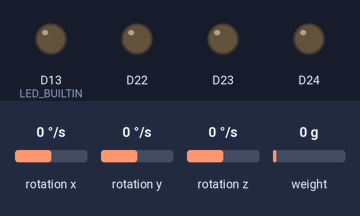
Recording of a sketch running on a simulated Arduino Nano 33 BLE. Parts: output pins drawn as LEDs (lit = HIGH). The test bench sets the inputs (shaded band); at power-on: rotation x 0 °/s, rotation y 0 °/s, rotation z 0 °/s, weight on the scale 0 g. Nothing arrives over Bluetooth unless stated; a phone connects over Bluetooth LE 3 s after start.

Above: at 0.0 s.
At 3.1 s:
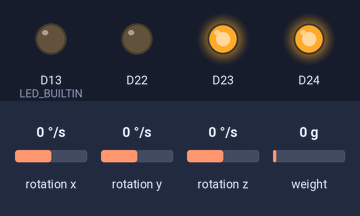
At 6.5 s:
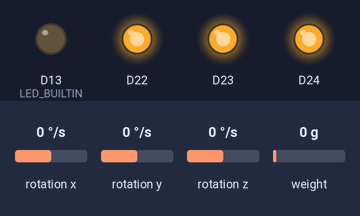
Timing chart, 0 to 8.0 s (numbered marks = the images above):
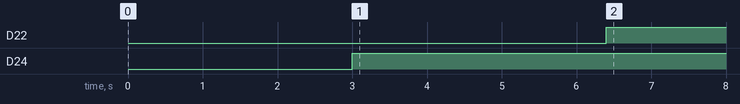

The sketch:

powermeterSensor.ino
```cpp
// HX711 Arduino Library - Version: Latest
// For strain gauges
#include <HX711.h>

// ArduinoBLE - Version: Latest
// For bluetooth
#include <ArduinoBLE.h>

BLEService powerMeterService("1818");
// Standard Cycling Power Measurement: 4 bytes (2 flags + 2 power)
BLECharacteristic powerChar("2A63", BLERead | BLENotify, 4);
BLEUnsignedCharCharacteristic  resistanceChar("2AD6", BLERead | BLENotify );
BLEUnsignedCharCharacteristic  cadenceChar("2A5B", BLERead | BLENotify );

// Arduino_LSM9DS1 - Version: Latest
// For IMU
#include <Arduino_LSM9DS1.h>

const float Radius = 0.17; //meters

int counter = 0;

const int DEBUG = 0;

// HX711 circuit wiring
const int LOADCELL_DOUT_PIN = A1;
const int LOADCELL_SCK_PIN = A0;

HX711 scale;
float accelerationSampleRate, gyroscopeSampleRate;

const int BATTERY_PIN = A2;

enum MeasurementMethod {AVERAGE, MAX, NONE};

struct Measurement {
  float accumulator;
  int samples;
  unsigned long last_time;
  unsigned long next_time;
  unsigned int refreshInterval; // in milliseconds
  MeasurementMethod method;

  Measurement(const unsigned int _refreshInterval, MeasurementMethod _method) :
    accumulator(0),
    samples(0),
    last_time(0),
    next_time(0),
    refreshInterval(_refreshInterval),
    method(_method)
    {}
  void reset() {
    accumulator = 0;
    samples = 0;
    last_time = millis();
    next_time = last_time + refreshInterval;
  }
  void addMeasurement(float a) {
    if (method==AVERAGE)
      accumulator += a;
    else if (method == MAX)
      accumulator = fmaxf(a, accumulator);
    samples++;
  }
  bool canGetMeasurement() {
    return (millis() > next_time);
  }
  float getMeasurement() {
    if (DEBUG) {
      Serial.print("accumulator=");
      Serial.print(accumulator);
      Serial.print(" samples=");
      Serial.println(samples);
    }
    if (samples == 0)
      return NAN;
    float retval = NAN;
    if (method==AVERAGE)
      retval= accumulator / samples;
    else if (method==MAX)
      retval = accumulator;
    reset();
    return retval;
  }
};
Measurement powerMeasurement(2000, AVERAGE);
Measurement resistanceMeasurement(2000, AVERAGE);
Measurement cadenceMeasurement(2000, AVERAGE);

void setLED (int r, int g, int b) {
  digitalWrite(LEDR, 1-r);
  digitalWrite(LEDG, 1-g);
  digitalWrite(LEDB, 1-b);
}

void setup() {
  if (DEBUG) Serial.begin(9600);
  //HX711 setup
  scale.begin(LOADCELL_DOUT_PIN, LOADCELL_SCK_PIN);
  //scale.set_offset(1);
  if (DEBUG) Serial.println("Calibrating scale.");
  float offset = scale.get_units(20);
  offset = scale.get_units(10);
  if (DEBUG) Serial.print("Setting offset to ");
  if (DEBUG) Serial.println(offset);
  scale.set_offset(offset);
  //scale.set_offset(136200);
  // 1 pound = 4.4482216153 Newtons
  // scale factor = reading / (N) = reading / (lbs * 4.4482216153)
  //scale.set_scale(1);
  scale.set_scale(5000/ (5 * 4.4482216153));

  // initialize digital pin LED_BUILTIN as an output.
  pinMode(LED_BUILTIN, OUTPUT);
  pinMode(LEDR, OUTPUT);
  pinMode(LEDG, OUTPUT);
  pinMode(LEDB, OUTPUT);

  setLED(0,0,1);

  //IMU setup
  while (!IMU.begin()) {
    if (DEBUG) Serial.println("Failed to initialize IMU!");
    setLED(1,1,0); // yellow
    delay(1000);
  }

  accelerationSampleRate = IMU.accelerationSampleRate();
  gyroscopeSampleRate    = IMU.gyroscopeSampleRate();

  //bluetooth setup
  while ( !BLE.begin() ) {
    if (DEBUG) Serial.println("starting BLE failed!");
    setLED(1,1,1); // white
    delay(1000);
  }
  if (DEBUG) Serial.println ("Bluetooth startup succeeded");

  BLE.setLocalName("powerMeterService");
  BLE.setAdvertisedService(powerMeterService);
  powerMeterService.addCharacteristic(powerChar);
  powerMeterService.addCharacteristic(resistanceChar);
  powerMeterService.addCharacteristic(cadenceChar);
  BLE.addService(powerMeterService);

  BLE.advertise();
  if (DEBUG) Serial.println("Bluetooth device active, waiting for connections...");
}

float computeResistance ( const float &power, const float &rpm ) {

  // https://www.reddit.com/r/pelotoncycle/comments/gwpyfw/diy_peloton_resistance_output/
  //  $Resistance = (145*($Power/(11.29*($Cadence-22.5)^1.25))^(.4651))
  float r = (145*pow(power/(11.29f*pow(max( (rpm-22.5f),1 ),1.25f)),(0.4651)));

  // https://www.reddit.com/r/pelotoncycle/wiki/index/faq/bikecalibration

  // https://www.reddit.com/r/pelotoncycle/comments/b0bulz/how_the_peloton_bike_calculates_output_and_speed/
  // Output ~= (Cadence - 35) * (Resistance/100)2.5 * 24
  // Speed ~= (Cadence - 35)0.4 * (Resistance/100) * 9 + 0.4
  // Output ~= Speed2.5 / 10

  // Output ~= (Cadence - 35) * (Resistance/100)2.5 * 24
  // (Resistance/100)2.5 = Output / (24 * (Cadence-35))
  // Resistance = 100 * Output / (2.5*24*(cadence-35))
  //float r = 5 * power / (3 * (rpm - 35));

  if (DEBUG) {
    Serial.print("computing resistance: p  =");  Serial.println(power);
    Serial.print("computing resistance: rpm=");  Serial.println(rpm);
    Serial.print("computing resistance: r  =");  Serial.println(r);
  }
  return fmaxf(r,0);
}

unsigned short float2ushort (const float &val, const char * name, const float & maxval) {
  unsigned short val_uchar = (unsigned short)fabsf(val+0.5f);// 0.5 for rounding
  if (DEBUG) {
    Serial.print(name);
    Serial.print("=");
    Serial.print(val_uchar);
    Serial.print(",");
    Serial.print(val);
    Serial.print("\t");
  }
  return min(val_uchar, maxval);
}

unsigned char float2uchar (const float &val, const char * name, const float & maxval) {
  unsigned char val_uchar = (unsigned char)fabsf(val+0.5f);// 0.5 for rounding
  if (DEBUG) {
    Serial.print(name);
    Serial.print("=");
    Serial.print(val_uchar);
    Serial.print(",");
    Serial.print(val);
    Serial.print("\t");
  }
  return min(val_uchar, maxval);
}

void loop() {

  setLED(1,0,0); // red
  delay(100);

  //bluetooth stuff
  BLEDevice central = BLE.central();

  if (central || DEBUG) {
    setLED(1,1,0); // yellow means central active but not connected yet

    if (DEBUG) Serial.print("Connected to central: ");
    if (DEBUG) Serial.print(central.address());

    unsigned short power_short=0, power_short_new=0;
    unsigned char  resistance_char=0, resistance_char_new=0;
    unsigned char  cadence_char=0, cadence_char_new=0;

    while (central.connected() || DEBUG) {
      setLED(0,0,0); // turn leds off while connected

      if (DEBUG) Serial.print("\nCounter = ");
      if (DEBUG) Serial.print(counter++);

      // to measure cadence, the gyroscope Z dimension tells you degrees/second
      // which can easily be converted to RPM
      float gyro_x, gyro_y, gyro_z = 0;
      if (IMU.gyroscopeAvailable()) {
        IMU.readGyroscope(gyro_x, gyro_y, gyro_z);

        if (DEBUG) {
          Serial.print("\tGyro=\t");
          Serial.print(gyro_x);
          Serial.print('\t');
          Serial.print(gyro_y);
          Serial.print('\t');
          Serial.print(gyro_z);
        }
      } else {
        if (DEBUG) Serial.print("gyro not available\t");
      }
      if (DEBUG) Serial.print("\t");

      // gyro_X is in degrees/second.  one revolution is 360 degrees.
      // rev/min = (deg/sec) * (60sec/1min) * (1rev/360deg)
      // rev/min = (deg/sec) * (1/6)
      //float angular_velocity = sqrtf(gyro_x*gyro_x + gyro_y*gyro_y + gyro_z*gyro_z);
      float angular_velocity = fabsf(gyro_z); // this is what it used to be, when i needed the 1.15x
      float new_cadence = (angular_velocity) / 6.0f;
      // HACK: not sure why we need to multiply by (7/6), but doing this matches my wahoo meter.
      new_cadence *= (7/6);
      cadenceMeasurement.addMeasurement(new_cadence);

      /* Get values from the strain gauges */
      float reading = scale.get_units(1);
      if (DEBUG) {
        Serial.print("Scale Reading:\t"); Serial.println(reading);
      }
      // scale gives you force in newtons
      // Force_in_Newtons * angular velocity = instantaneous power
      // power (Newton-meter) = torque (radius(m)*Force*())* angular_velocity (in rad/sec)
      //   angular_velocity should be in radians/second
      //   rad/sec = (deg/sec) * (3.14159/180)(rad/deg)
      // 1Watt = 1Newton-meter per second
      float new_power = fabsf( Radius * fabsf(reading) * angular_velocity * 3.1415926535 / 180 );
      // HACK: divide power by 2. hand wave something about measuring power on one of two pedals
      new_power /= 2.0f;
      powerMeasurement.addMeasurement(new_power);

      // get new measurements if it's time to
      if (powerMeasurement.canGetMeasurement()) {
        power_short_new = float2ushort(powerMeasurement.getMeasurement(), "Power", 999);
      }
      // only write new values if needed
      if (power_short_new != power_short) {
        power_short = power_short_new;
        // Standard Cycling Power Measurement format:
        // Bytes 0-1: Flags (0x0000 = no optional fields)
        // Bytes 2-3: Instantaneous Power (sint16, little-endian)
        uint8_t powerData[4];
        powerData[0] = 0x00; // flags low byte
        powerData[1] = 0x00; // flags high byte
        powerData[2] = (uint8_t)(power_short & 0xFF);       // power low byte
        powerData[3] = (uint8_t)((power_short >> 8) & 0xFF); // power high byte
        powerChar.writeValue(powerData, 4);
      }

      if (cadenceMeasurement.canGetMeasurement()) {
        cadence_char_new = float2uchar(cadenceMeasurement.getMeasurement(), "Cadence", 250);
      }
      if (cadence_char_new != cadence_char) {
        cadence_char = cadence_char_new;
        cadenceChar.writeValue(cadence_char);
      }

      float new_resistance = computeResistance(power_short, cadence_char);
      resistanceMeasurement.addMeasurement(new_resistance);
      if (resistanceMeasurement.canGetMeasurement()) {
        resistance_char_new = float2uchar(resistanceMeasurement.getMeasurement(), "Resistance", 99);
      }
      if (resistance_char_new != resistance_char) {
        resistance_char = resistance_char_new;
        resistanceChar.writeValue(resistance_char);
      }

      // add delay to prevent values from changing too quickly
      delay(100);
    }
    setLED(1,1,0); // yellow should only be on temporarily

  }
  setLED(1,0,0); // red means not connected
  delay(1000); // wait a second if not connected

  if (DEBUG) {
    int battery = analogRead(BATTERY_PIN);
    int batteryLevel = map(battery, 0, 1023, 0, 100);
    Serial.print("Battery: ");
    Serial.print(batteryLevel);
    Serial.println("\%");
  }

  //Serial.println("");
  return;

}
```

Measured:
- by itself, D22: LOW → HIGH at 6.4 s
- by itself, D24: LOW → HIGH at 3.0 s
